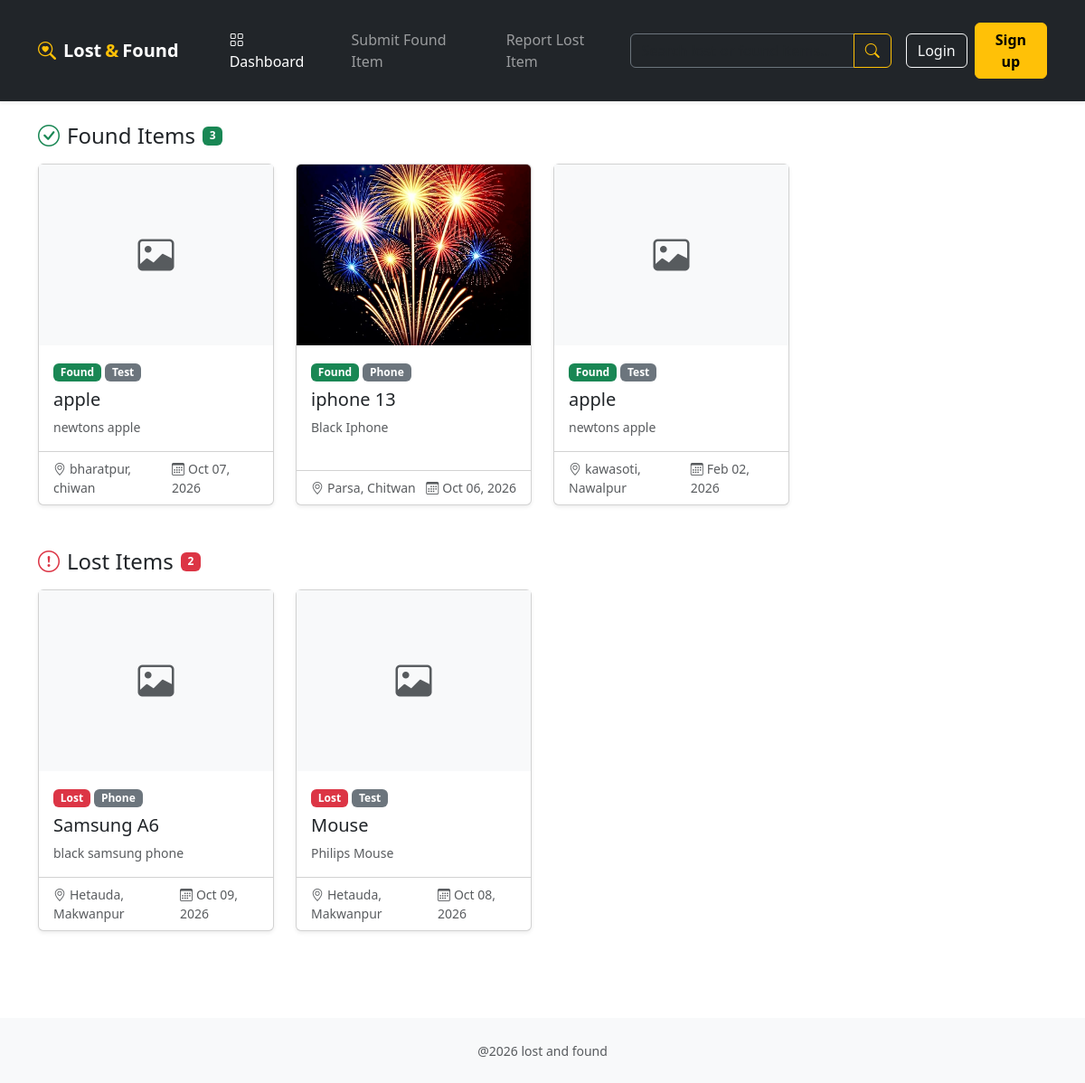
Before: / with the older database file.
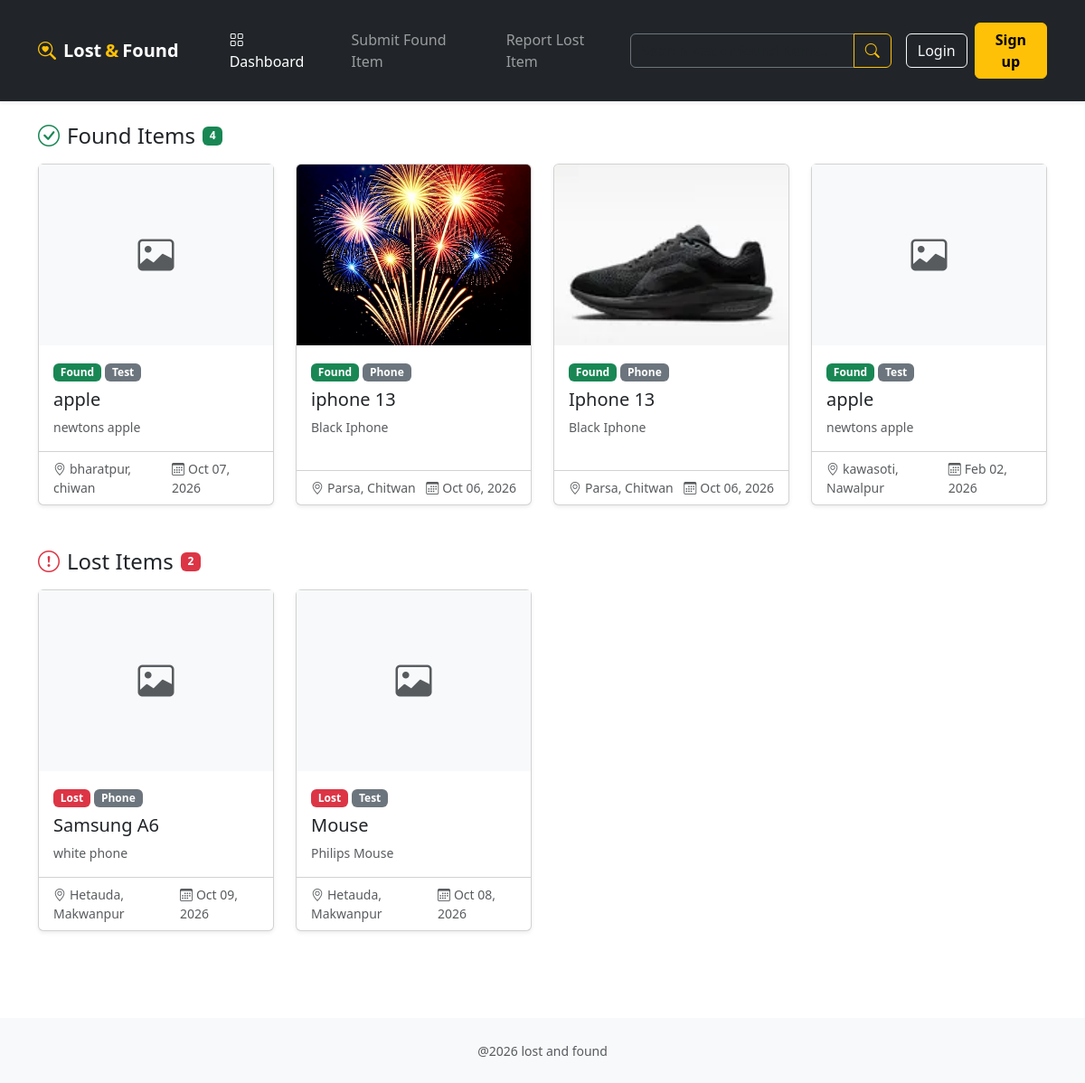
After: the same page with the newer database file.
### items/models.py (models this page shows, shortened)
class Item(DateTimeModel):
    ITEM_TYPES = [
        ("lost", "Lost"),
        ("found", "Found")
    ]
    ITEM_STATUS = [
        ("active", "Active"),
        ("resolved", "Resolved"),
        ("cancelled", "Cancelled")
    ]
    user = models.ForeignKey(settings.AUTH_USER_MODEL, on_delete=models.CASCADE, related_name="items")
    title = models.CharField(max_length=50)
    type = models.CharField(choices=ITEM_TYPES, max_length=12)
    description = models.TextField(max_length=255)
    category = models.ForeignKey(Category, on_delete=models.PROTECT, related_name="items")
    district = models.CharField(max_length=50)
    city = models.CharField(max_length=50)
    specific_location = models.CharField(max_length=150, blank=True)
    date = models.DateField()
    status = models.CharField(choices=ITEM_STATUS, default="active", max_length=12)

class Category(DateTimeModel):
    name = models.CharField(max_length=25, unique=True)
    class Meta:
        verbose_name_plural = "categories"
        ordering = ["name"]
    def __str__(self):
        return self.name

class ItemImage(DateTimeModel):
    image = models.ImageField(upload_to='item_images/')
    item = models.ForeignKey(Item, on_delete=models.CASCADE, related_name="images")

### core/views.py (the view)
# urls.py: path('', views.dashboard, name= 'dashboard_page'),
def dashboard(request):
    found_items = Item.objects.filter(type="found", status="active").prefetch_related("images").order_by("-date")
    lost_items = Item.objects.filter(type="lost", status="active").prefetch_related("images").order_by("-date")
    return render(request, 'core/dashboard.html', {"found_items":found_items, "lost_items":lost_items})

### core/templates/core/dashboard.html (shortened to what this page needs)
{% extends 'core_base.html' %}
{% block content %}
{% if submit_found_form %}
    {% include "items/submitfounditem.html" %}
{% elif report_lost_form %}
    {% include "items/reportlostitem.html" %}
{% elif edit_item_form %}
  {% include "items/edititem.html" %}
{% elif user_verified %}
    {% include "core/userpage.html" %}
{% else %}
    <div class="container">
  <section class="mb-5">
    <div class="d-flex align-items-center mb-3">
      <h2 class="h4 mb-0"><i class="bi bi-check-circle text-success me-2"></i>Found Items</h2>
      <span class="badge text-bg-success ms-2">{{ found_items|length }}</span>
    </div>
    <div class="row row-cols-1 row-cols-sm-2 row-cols-lg-3 row-cols-xl-4 g-4">
      {% for item in found_items %}
        <div class="col">{% include "core/item_card.html" %}</div>
      {% empty %}
        <div class="col-12">
          <div class="alert alert-light border mb-0">No found items submitted yet.</div>
        </div>
      {% endfor %}
    </div>
  </section>
  <section class="mb-5">
    <div class="d-flex align-items-center mb-3">
      <h2 class="h4 mb-0"><i class="bi bi-exclamation-circle text-danger me-2"></i>Lost Items</h2>
      <span class="badge text-bg-danger ms-2">{{ lost_items|length }}</span>
    </div>
    <div class="row row-cols-1 row-cols-sm-2 row-cols-lg-3 row-cols-xl-4 g-4">
      {% for item in lost_items %}
        <div class="col">{% include "core/item_card.html" %}</div>
      {% empty %}
        <div class="col-12">
          <div class="alert alert-light border mb-0">No lost items reported yet.</div>
        </div>
      {% endfor %}
    </div>
  </section>
</div>
{% endif %}
{% endblock %}

### core/templates/core/item_card.html
<div class="card h-100 shadow-sm">
  {% with img=item.images.all.0 %}
    {% if img and img.image %}
      <img src="{{ img.image.url }}" class="card-img-top object-fit-cover"
           style="height: 200px;" alt="{{ item.title }}">
    {% else %}
      <div class="bg-light d-flex align-items-center justify-content-center text-muted"
           style="height: 200px;">
        <i class="bi bi-image fs-1"></i>
      </div>
    {% endif %}
  {% endwith %}
  <div class="card-body">
    <div class="mb-2">
      {% if item.type == "found" %}
        <span class="badge text-bg-success">Found</span>
      {% else %}
        <span class="badge text-bg-danger">Lost</span>
      {% endif %}
      <span class="badge text-bg-secondary">{{ item.category }}</span>
    </div>
    <h5 class="card-title">{{ item.title }}</h5>
    <p class="card-text text-muted small">{{ item.description|truncatechars:30 }}</p>
  </div>
  <div class="card-footer bg-transparent small text-muted d-flex justify-content-between">
    <span><i class="bi bi-geo-alt me-1"></i>{{ item.city }}, {{ item.district }}</span>
    <span><i class="bi bi-calendar3 me-1"></i>{{ item.date|date:"M d, Y" }}</span>
  </div>
</div>

Changed rows visible on the page:
added Item: images.all.0.image (picture), type "Found", category "Phone", title "Iphone 13", description "Black Iphone", city "Parsa", district "Chitwan", date "Oct 06, 2026", shown under "Found Items"
changed Item "Samsung A6": description "black samsung phone" → "white phone"
Other visible differences:
{{ found_items|length }}: "3" → "4"
